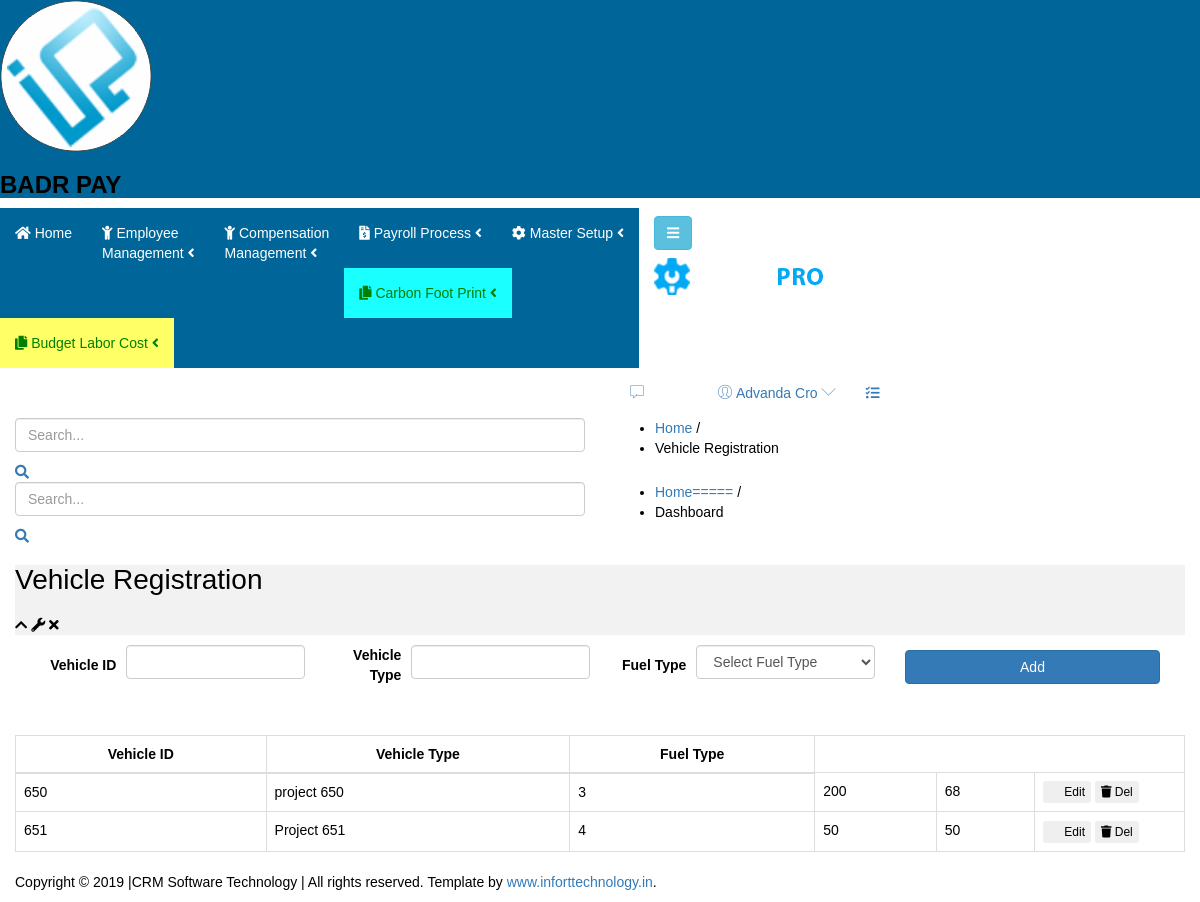
The app's page /Wamp/Forms/VehicleRegistration/VehicleRegistrationUI.php with its own data.
### tables this page shows
CREATE TABLE IF NOT EXISTS `projectregistration` (
  `ID` int NOT NULL AUTO_INCREMENT,
  `ProjectID` varchar(30) NOT NULL,
  `ProjectName` varchar(50) NOT NULL,
  `ProjectManager` int NOT NULL,
  `Distance` double NOT NULL,
  `workers` int NOT NULL,
  PRIMARY KEY (`ID`)
);

### Wamp/Connection/dbconnecting.php (called while the page is built, shortened)
<?php
$host = "localhost";
$user = "root";
$password = "";
$database = "badrpayroll";
class DBHandle {
    private $connection;
    public function __construct($host, $user, $password, $database) {
        $this->connection = new mysqli($host, $user, $password, $database);
    }
    public function runQuery($query) {
        $result = $this->connection->query($query);
        return $result;
    }
}
$db_handle = new DBHandle($host, $user, $password, $database);
?>

### Wamp/Forms/VehicleRegistration/VehicleRegistrationUI.php (the view, shortened to what this page needs)
<?php
require_once("../../Connection/dbconnecting.php");
?>
<!doctype html>
<html class="no-js" lang="en">
<head>
    <?php include('../../Include/headerlinks.php'); ?>
</head>
<body class="materialdesign">
    <div class="wrapper-pro">
        <?php include('../../Include/sidebar.php');
		?>
        <div class="content-inner-all">
            <?php include('../../Include/header.php'); ?>
            <div class="breadcome-area mg-b-30 small-dn">
                <div class="container-fluid">
                    <div class="row">
                        <div class="col-lg-12">
                            <div class="breadcome-list shadow-reset">
                                <div class="row">
                                    <div class="col-lg-6">
                                        <div class="breadcome-heading">
                                            <form role="search" class="">
                                                <input type="text" placeholder="Search..." class="form-control">
                                                <a href=""><i class="fa fa-search"></i></a>
                                            </form>
                                        </div>
                                    </div>
                                    <div class="col-lg-6">
                                        <ul class="breadcome-menu">
                                            <li><a href="#">Home</a> <span class="bread-slash">/</span></li>
                                            <li><span class="bread-blod">Vehicle Registration</span></li>
                                        </ul>
                                    </div>
                                </div>
                            </div>
                        </div>
                    </div>
                </div>
            </div>
            <?php include('../../Include/menuarea.php'); ?>
            <div class="admin-dashone-data-table-area mg-b-15">
                <div class="container-fluid">
                    <div class="row">
                        <div class="col-lg-12">
                            <div class="sparkline8-list shadow-reset">
                                <div class="sparkline8-hd" style="background-color:#f2f2f2;">
                                    <div class="main-sparkline8-hd">
                                        <h1>Vehicle Registration</h1>
                                        <div class="sparkline8-outline-icon">
                                            <span class="sparkline8-collapse-link"><i class="fa fa-chevron-up"></i></span>
                                            <span><i class="fa fa-wrench"></i></span>
                                            <span class="sparkline8-collapse-close"><i class="fa fa-times"></i></span>
                                        </div>
                                    </div>
                                </div>
                                <div class="sparkline8-graph">
                                    <form id="vehicleForm" name="vehicleForm" method="post" autocomplete="off" action="">
                                        <div class="container">
                                            <div class="form-group">
                                                <label for="vehicleID">Vehicle ID</label>
                                                <input type="text" class="form-control" id="vehicleID" name="vehicleID">
                                            </div>
                                            <div class="form-group">
                                                <label for="vehicleType">Vehicle Type</label>
                                               <input type="text" class="form-control" id="vehicleType" name="vehicleType">
                                            </div>
                                            <div class="form-group">
                                                <label for="fuelType">Fuel Type</label>
                                                <select class="form-control" id="fuelType" name="fuelType">
                                                    <option value="">Select Fuel Type</option>
												</select>
                                            </div>
                                            <div class="form-group">
                                                <button type="button" class="btn btn-primary" id="addVehicle">Add</button>
                                            </div>
                                        </div>
                                    </form>
                                    <br>
                                    <div id="vehicleList">
                                        <table class="table table-bordered">
                                            <thead>
                                                <tr>
                                                    <th style="text-align:center;">Vehicle ID</th>
                                                    <th style="text-align:center;">Vehicle Type</th>
                                                    <th style="text-align:center;">Fuel Type</th>
                                                </tr>
                                            </thead>
                                           <tbody>
											<?php
											 $queryA = "SELECT * FROM `projectregistration` ORDER BY `projectID` ASC";
											$resultA = $db_handle->runQuery($queryA);
											if(!empty($resultA)){
												foreach ($resultA as $r) {
													$ID=$r['ID'];
													?>
													<tr id="show">
														<td style ="text-align:left;" id="ProjectID-<?php echo $ID; ?>"><?php echo $r['ProjectID']; ?></td>
														<td style ="text-align:left;" id="ProjectName-<?php echo $ID; ?>"><?php echo $r['ProjectName']; ?></td>
														<td style ="text-align:left;" id="ProjectManager-<?php echo $ID; ?>"><?php echo $r['ProjectManager']; ?></td>
														<td style ="text-align:left;" id="Distance-<?php echo $ID; ?>"><?php echo $r['Distance']; ?></td>
														<td style ="text-align:left;" id="workers-<?php echo $ID; ?>"><?php echo $r['workers']; ?></td>
														<td style="width:150px;"><div class="btn-group project-list-action"><button class="btn btn-white btn-xs Update btn-hover-edit" id="<?php echo $ID; ?>"><i class="fa fa-pencil"></i> Edit</button></div>
														<div class="btn-group project-list-action"><button class="btn btn-white btn-xs Delete" id="<?php echo $ID; ?>"><i class="fa fa-trash"></i></i> Del</button></div></td>
													</tr>
													<?php
												}
											}	?>
											</tbody>
                                        </table>
                                    </div>
                                </div>
                            </div>
                        </div>
                    </div>
                </div>
            </div>
        </div>
    </div>
    <?php include('../../Include/footer.php'); ?>
</body>
</html>

### Wamp/Forms/css/style.css (style rules this page uses)
body { font-family: "Poppins", sans-serif; color: #000000; background-color: #ffffff; }
.btn, .btn:focus { outline: none !important; -webkit-box-shadow: none; box-shadow: none; }

### Wamp/Forms/VehicleRegistration/VehicleRegistrationUI.php (style rules this page uses)
.form-control { margin-bottom: 10px; }
.container { display: flex; flex-wrap: wrap; justify-content: space-between; }
.container > div { flex: 1; min-width: 250px; padding: 10px; }
.form-group { display: flex; align-items: center; margin-bottom: 15px; }
.form-group label { flex: 1; text-align: right; margin-right: 10px; }
.form-group input, .form-group select { flex: 2; }
.form-group button { flex: 1; margin-left: 10px; }

### records on screen
projectregistration: ProjectID "650", ProjectName "project 650", ProjectManager "3", Distance "200", workers "68"
projectregistration: ProjectID "651", ProjectName "Project 651", ProjectManager "4", Distance "50", workers "50"
